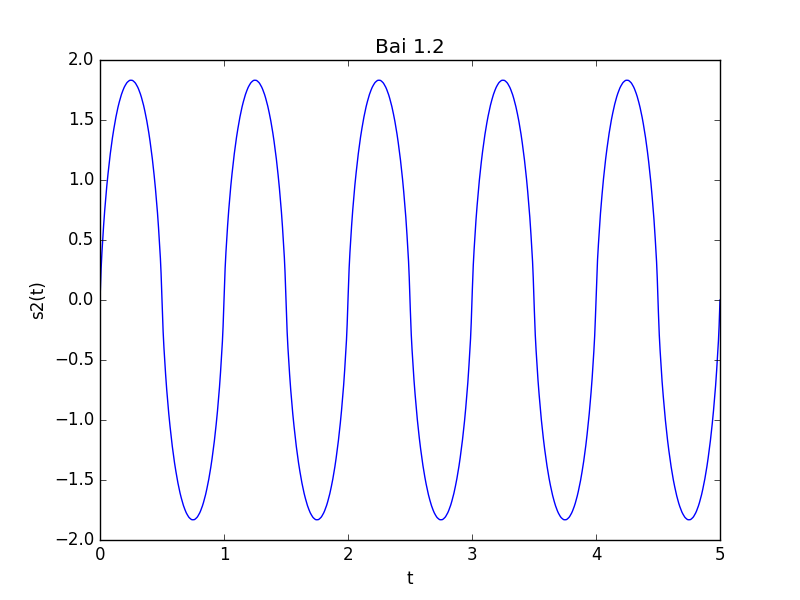

Write Python code to recreate this figure.
 
import matplotlib.pyplot as plt 
import numpy as np 
  
f = 1 # tần số cơ bản
fs = 2000 # tần số lấy mẫu
pi = np.pi # số pi
N = 5 # số chu kì tín hiệu 
A = 2 # biên độ
t = np.linspace(0, N/f, (N/f) * fs)
sine = np.zeros(len(t))
n = 10

for i in np.arange(0, 2*n+2):
	m = 2*i +1
	sine += (A/(m*m))*np.sin(2*m*pi*f*t)
	
plt.plot(t,sine) 	
plt.xlabel('t')
plt.ylabel('s2(t)')
plt.title('Bai 1.2') 	
plt.savefig('bai1-2.png')